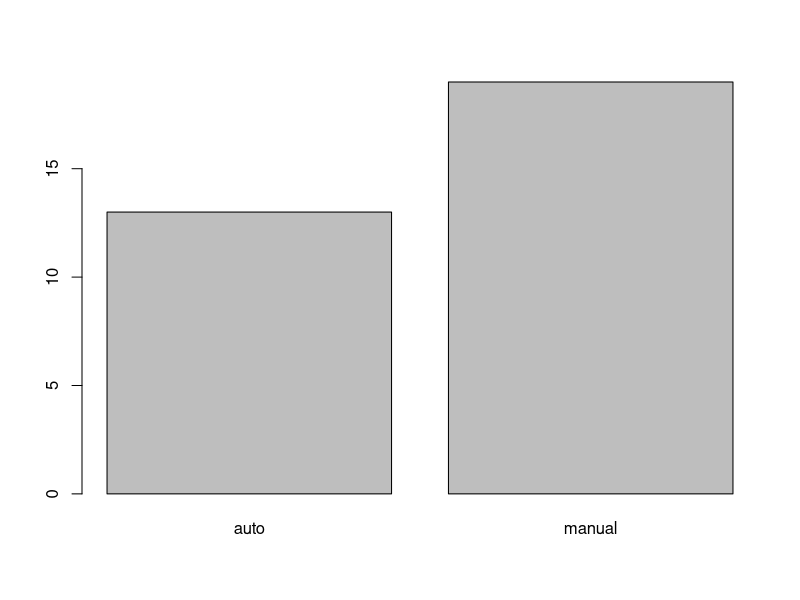
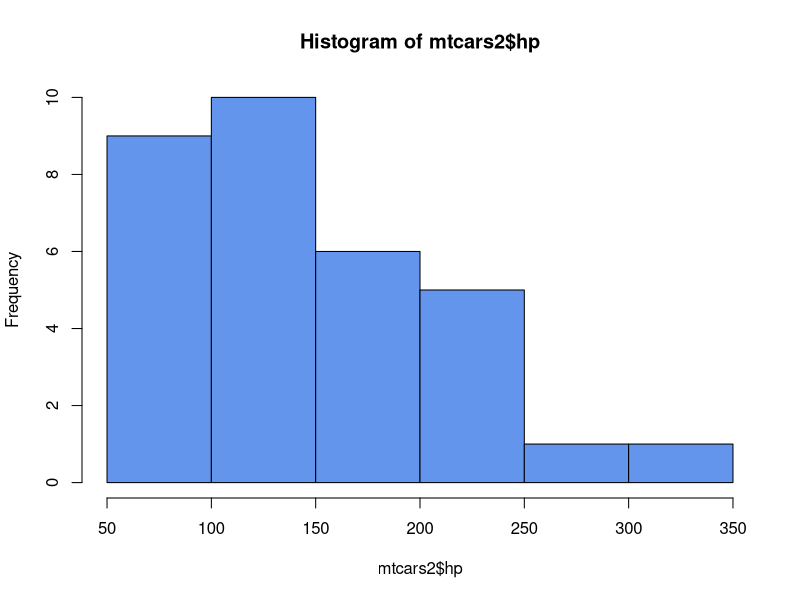
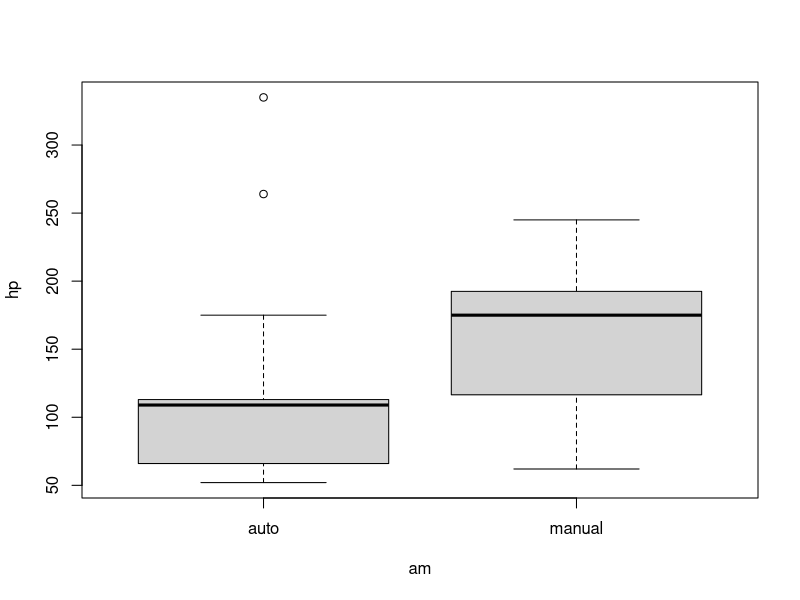
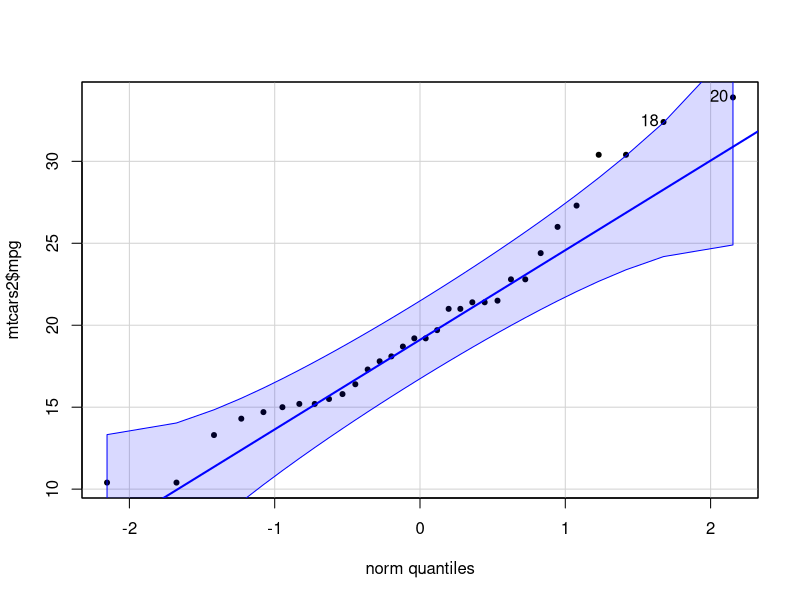

Reproduce these figures in R, in order.
## ---- chunk 1
mtcars2 <- read.table("mtcars2.tsv", header = T, sep = "\t")
colnames(mtcars2)
## ---- chunk 2
table(mtcars2$cyl)
table(mtcars2$cyl)/nrow(mtcars2)*100
## ---- chunk 3
plot(factor(mtcars2$am))
## ---- chunk 4
hist(mtcars2$hp, col = "cornflowerblue")
## ---- chunk 5
summary(mtcars2$hp)
## ---- chunk 6
boxplot(hp ~ am, mtcars2)
## ---- chunk 7
library(car)
qqPlot(mtcars2$mpg,, pch = 20)
## ---- chunk 8
by(mtcars2, mtcars2$am, function(tr) round(data.frame(mean = mean(tr$mpg), sd = sd(tr$mpg)), 2))
(22 - 24.39)/6.17
(22 - 17.15)/3.83
## ---- chunk 9
qnorm(.9, 20, 6)
## ---- chunk 10
qnorm(c(.25, .75), 17.85, 1.79)
